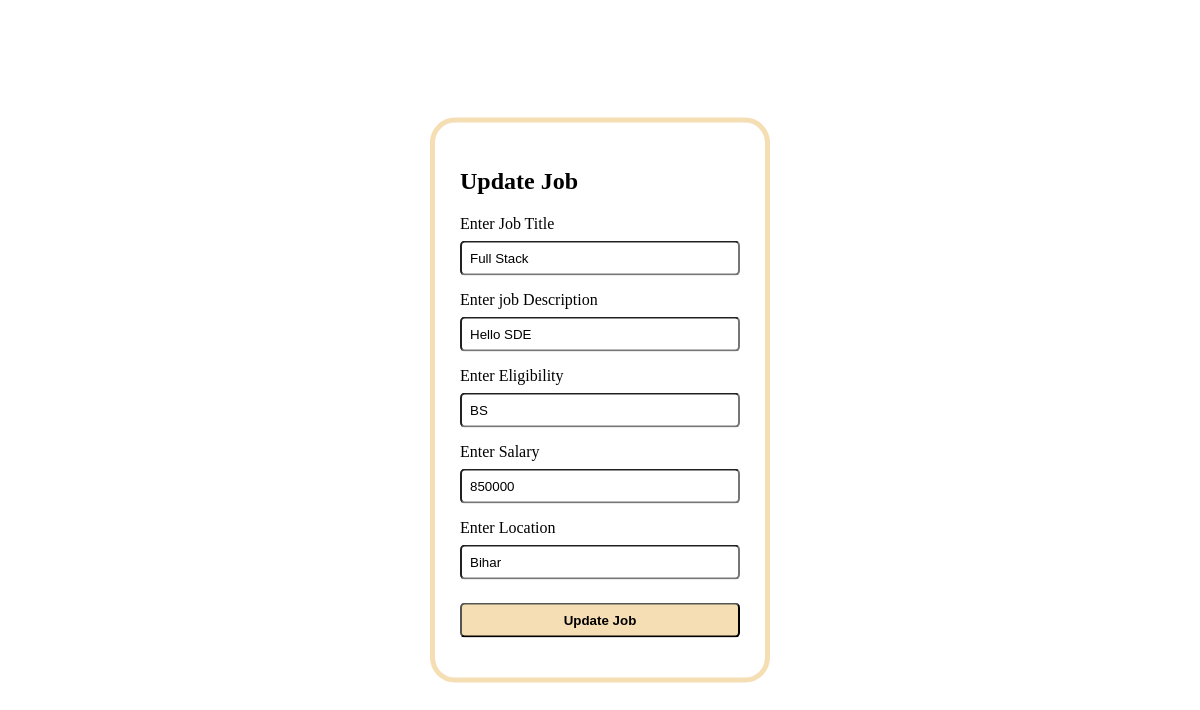
The page /update_job/1/1 on the database its author committed.
### application/models.py (models this page shows)
class Jobs(db.Model):
    __tablename__ = "jobs"
    id = db.Column(db.Integer, primary_key=True)
    company_id = db.Column(db.Integer, db.ForeignKey("company.id"), nullable=False)
    job_title = db.Column(db.String(50), nullable=False)
    job_description = db.Column(db.String(200) ,nullable=False)
    eligibility = db.Column(db.String(100) ,nullable=False)
    salary = db.Column(db.Integer ,nullable=False)
    location = db.Column(db.String(100),nullable=False)
    job_deadline = db.Column(db.Date)
    job_status = db.Column(db.String(20), default="pending", nullable=False)
    applications = db.relationship("Application", backref="jobs",cascade="all, delete")

### application/controllers.py (the view, shortened to what this page needs)
@app.route("/update_job/<int:job_id>/<int:comp_id>",methods=["GET","POST"])
def update_job(job_id,comp_id):
    if request.method=="GET":
        this_job=Jobs.query.filter_by(id=job_id).first()
        return render_template("update_job.html",this_job=this_job,comp_id=comp_id)

### templates/update_job.html (shortened to what this page needs)
<!DOCTYPE html>
<html lang="en">
<head>
    <link rel="stylesheet" href="/static/style.css">
</head>
<body>
    <div class="l_form">
        <h2>  Update Job </h2>
        <form action="/update_job/{{ this_job.id }}/{{ comp_id }}" method="POST">
            <label for="name" > Enter Job Title </label>
            <input id="name" type="text" name="job_title" value="{{ this_job.job_title }}">
            <label for="email"> Enter job Description </label>
            <input id="email" type="text" name="job_desc" value="{{ this_job.job_description }}">
            <label for="elig"> Enter Eligibility </label>
            <input id="elig" type="text" name="elig" value="{{ this_job.eligibility }}">
            <label for="sal"> Enter Salary </label>
            <input id="sal" type="text" name="sal" value="{{ this_job.salary }}">
            <label for="loca"> Enter Location </label>
            <input id="loca" type="text" name="loca" value="{{ this_job.location }}">
            <input class="btn" type="submit" value="Update Job">
        </form>
    </div>
</body>
</html>

### static/style.css (style rules this page uses)
.l_form { border: 5px solid wheat; padding: 25px; width: 280px; background-color: white; align-items: center; border-radius: 25px; position: absolute; top: 50%; left: 50%; transform: translate(-50%, -50%); }
.l_form input { width: 100%; padding: 8px; margin: 8px 0 15px 0; box-sizing: border-box; border-radius: 5px; }
.btn { background-color: wheat; font-weight: bold; }

### rows shown on the page
Jobs: job_title "Full Stack", job_desc "Hello SDE", elig "BS", sal "850000", loca "Bihar"
